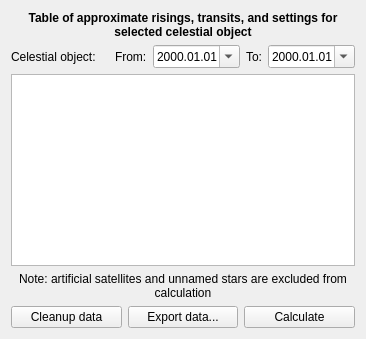
        <widget class="QWidget" name="stackedWidgetPage3">
         <layout class="QGridLayout" name="gridLayout_16">
          <item row="4" column="0">
           <layout class="QHBoxLayout" name="horizontalLayout_30">
            <item>
             <widget class="QPushButton" name="rtsCleanupButton">
              <property name="text">
               <string>Cleanup data</string>
              </property>
             </widget>
            </item>
            <item>
             <widget class="QPushButton" name="rtsSaveButton">
              <property name="text">
               <string>Export data...</string>
              </property>
             </widget>
            </item>
            <item>
             <widget class="QPushButton" name="rtsCalculateButton">
              <property name="text">
               <string>Calculate</string>
              </property>
             </widget>
            </item>
           </layout>
          </item>
          <item row="2" column="0">
           <widget class="QTreeWidget" name="rtsTreeWidget">
            <property name="rootIsDecorated">
             <bool>false</bool>
            </property>
            <property name="uniformRowHeights">
             <bool>true</bool>
            </property>
            <property name="itemsExpandable">
             <bool>false</bool>
            </property>
            <property name="sortingEnabled">
             <bool>true</bool>
            </property>
            <property name="expandsOnDoubleClick">
             <bool>false</bool>
            </property>
            <property name="columnCount">
             <number>0</number>
            </property>
            <attribute name="headerShowSortIndicator" stdset="0">
             <bool>true</bool>
            </attribute>
           </widget>
          </item>
          <item row="1" column="0">
           <layout class="QHBoxLayout" name="horizontalLayout_31">
            <item>
             <layout class="QHBoxLayout" name="horizontalLayout_34">
              <item>
               <widget class="QLabel" name="rtsCelestialBodyLabel">
                <property name="text">
                 <string>Celestial object:</string>
                </property>
               </widget>
              </item>
              <item>
               <widget class="QLabel" name="rtsCelestialBodyNameLabel">
                <property name="sizePolicy">
                 <sizepolicy hsizetype="Expanding" vsizetype="Preferred">
                  <horstretch>0</horstretch>
                  <verstretch>0</verstretch>
                 </sizepolicy>
                </property>
                <property name="font">
                 <font>
                  <weight>75</weight>
                  <bold>true</bold>
                 </font>
                </property>
                <property name="text">
                 <string/>
                </property>
               </widget>
              </item>
             </layout>
            </item>
            <item>
             <layout class="QHBoxLayout" name="horizontalLayout_35">
              <item>
               <widget class="QLabel" name="rtsFromLabel">
                <property name="text">
                 <string>From:</string>
                </property>
               </widget>
              </item>
              <item>
               <widget class="QDateEdit" name="rtsFromDateEdit">
                <property name="wrapping">
                 <bool>true</bool>
                </property>
                <property name="displayFormat">
                 <string notr="true">yyyy.MM.dd</string>
                </property>
                <property name="calendarPopup">
                 <bool>true</bool>
                </property>
               </widget>
              </item>
             </layout>
            </item>
            <item>
             <layout class="QHBoxLayout" name="horizontalLayout_32">
              <item>
               <widget class="QLabel" name="rtsToLabel">
                <property name="text">
                 <string>To:</string>
                </property>
               </widget>
              </item>
              <item>
               <widget class="QDateEdit" name="rtsToDateEdit">
                <property name="wrapping">
                 <bool>true</bool>
                </property>
                <property name="displayFormat">
                 <string notr="true">yyyy.MM.dd</string>
                </property>
                <property name="calendarPopup">
                 <bool>true</bool>
                </property>
               </widget>
              </item>
             </layout>
            </item>
           </layout>
          </item>
          <item row="0" column="0">
           <widget class="QLabel" name="rtsHeaderLabel">
            <property name="font">
             <font>
              <weight>75</weight>
              <bold>true</bold>
             </font>
            </property>
            <property name="text">
             <string>Table of approximate risings, transits, and settings for selected celestial object</string>
            </property>
            <property name="alignment">
             <set>Qt::AlignCenter</set>
            </property>
            <property name="wordWrap">
             <bool>true</bool>
            </property>
           </widget>
          </item>
          <item row="3" column="0">
           <widget class="QLabel" name="rtsNotificationLabel">
            <property name="text">
             <string>Note: artificial satellites and unnamed stars are excluded from calculation</string>
            </property>
            <property name="alignment">
             <set>Qt::AlignCenter</set>
            </property>
            <property name="wordWrap">
             <bool>true</bool>
            </property>
           </widget>
          </item>
         </layout>
        </widget>
